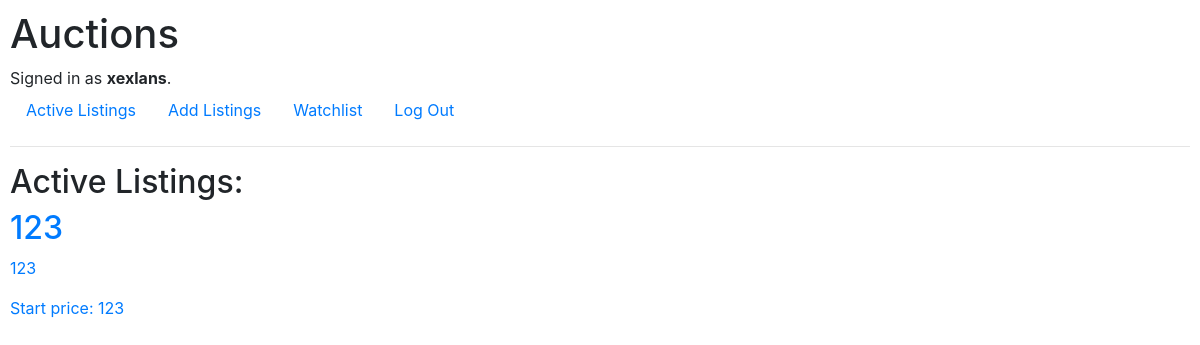
Screenshot of / (signed in) with the database file from the repository.
### auctions/models.py (models this page shows, shortened)
class User(AbstractUser):
    pass

class AuctionList(models.Model):
    title = models.CharField(max_length=64, verbose_name="title")
    description = models.TextField(verbose_name="description")
    start_price = models.IntegerField(null=False, blank=False)
    creator = models.ForeignKey(User, on_delete=models.CASCADE, related_name="auction_list", verbose_name="creator")
    current_bid = models.DecimalField(max_digits=10, decimal_places=2, null=True, blank=True)

### auctions/views.py (the view)
# urls.py: path("", views.index, name="index"),
def index(request):
    return render(request, "auctions/index.html", {
        "list": AuctionList.objects.all(),
    })

### auctions/templates/auctions/index.html
{% extends "auctions/layout.html" %}
{% block body %}
    {% if user.is_authenticated %}
        <h2>Active Listings: </h2>
        {% for auction in list %}
            <a href="{% url 'auction' auction.id %}">
                <div>
                    <h2>{{ auction.title }}</h2>
                    <p>{{ auction.description }}</p>
                    <p>Start price: {{ auction.start_price }}</p>
                </div>
            </a>
        {% empty %}
            <p>Auctions don't found</p>
        {% endfor %}
    {% else %}
        To see active listings you need to be logged in
    {% endif %}
{% endblock %}

### auctions/templates/auctions/layout.html (shortened to what this page needs)
{% load static %}
<!DOCTYPE html>
<html lang="en">
    <head>
        <link rel="stylesheet" href="https://stackpath.bootstrapcdn.com/bootstrap/4.4.1/css/bootstrap.min.css">
        <link href="{% static 'auctions/styles.css' %}" rel="stylesheet">
    </head>
    <body>
        <h1>Auctions</h1>
        <div>
            {% if user.is_authenticated %}
                Signed in as <strong>{{ user.username }}</strong>.
            {% else %}
                Not signed in.
            {% endif %}
        </div>
        <ul class="nav">
            <li class="nav-item">
                <a class="nav-link" href="{% url 'index' %}">Active Listings</a>
            </li>
            {% if user.is_authenticated %}
                <li class="nav">
                    <li class="nav-item">
                        <a class="nav-link" href="{% url 'add' %}">Add Listings</a>
                    </li>
                </li>
                <li class="nav-item">
                    <a class="nav-link" href="{% url 'watchlist' %}">Watchlist</a>
                </li>
                <li class="nav-item">
                    <a class="nav-link" href="{% url 'logout' %}">Log Out</a>
                </li>
            {% endif %}
        </ul>
        <hr>
        {% block body %}
        {% endblock %}
    </body>
</html>

### auctions/static/auctions/styles.css (style rules this page uses)
body { padding: 10px; }

### rows the page displays
User: username "xexlans"
AuctionList: title "123", description "123", start_price "123"
